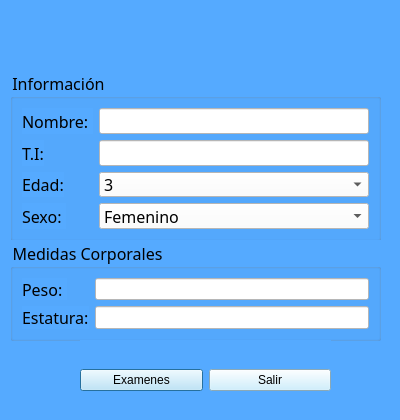
<?xml version="1.0" encoding="UTF-8"?>
<ui version="4.0">
 <class>Dialog</class>
 <widget class="QDialog" name="Dialog">
  <property name="geometry">
   <rect>
    <x>0</x>
    <y>0</y>
    <width>400</width>
    <height>420</height>
   </rect>
  </property>
  <property name="windowTitle">
   <string>Ingresar paciente</string>
  </property>
  <property name="styleSheet">
   <string notr="true">background-color: rgb(85, 170, 255);
font: 75 12pt &quot;Sitka Heading&quot;;</string>
  </property>
  <widget class="QGroupBox" name="groupBox">
   <property name="geometry">
    <rect>
     <x>10</x>
     <y>70</y>
     <width>371</width>
     <height>171</height>
    </rect>
   </property>
   <property name="font">
    <font>
     <family>Sitka Heading</family>
     <pointsize>12</pointsize>
     <weight>9</weight>
     <italic>false</italic>
     <bold>false</bold>
    </font>
   </property>
   <property name="title">
    <string>Información </string>
   </property>
   <layout class="QVBoxLayout" name="verticalLayout_3">
    <item>
     <layout class="QFormLayout" name="formLayout">
      <item row="0" column="0">
       <widget class="QLabel" name="label">
        <property name="font">
         <font>
          <family>Sitka Heading</family>
          <pointsize>12</pointsize>
          <weight>9</weight>
          <italic>false</italic>
          <bold>false</bold>
         </font>
        </property>
        <property name="text">
         <string>Nombre: </string>
        </property>
       </widget>
      </item>
      <item row="0" column="1">
       <widget class="QLineEdit" name="campo_nombre">
        <property name="enabled">
         <bool>true</bool>
        </property>
        <property name="font">
         <font>
          <family>Sitka Heading</family>
          <pointsize>12</pointsize>
          <weight>9</weight>
          <italic>false</italic>
          <bold>false</bold>
         </font>
        </property>
        <property name="styleSheet">
         <string notr="true">background-color: rgb(255, 255, 255);</string>
        </property>
       </widget>
      </item>
      <item row="1" column="0">
       <widget class="QLabel" name="label_2">
        <property name="font">
         <font>
          <family>Sitka Heading</family>
          <pointsize>12</pointsize>
          <weight>9</weight>
          <italic>false</italic>
          <bold>false</bold>
         </font>
        </property>
        <property name="text">
         <string>T.I:</string>
        </property>
       </widget>
      </item>
      <item row="1" column="1">
       <widget class="QLineEdit" name="campo_ti">
        <property name="font">
         <font>
          <family>Sitka Heading</family>
          <pointsize>12</pointsize>
          <weight>9</weight>
          <italic>false</italic>
          <bold>false</bold>
         </font>
        </property>
        <property name="styleSheet">
         <string notr="true">background-color: rgb(255, 255, 255);</string>
        </property>
       </widget>
      </item>
      <item row="2" column="0">
       <widget class="QLabel" name="label_7">
        <property name="font">
         <font>
          <family>Sitka Heading</family>
          <pointsize>12</pointsize>
          <weight>9</weight>
          <italic>false</italic>
          <bold>false</bold>
         </font>
        </property>
        <property name="text">
         <string>Edad:</string>
        </property>
       </widget>
      </item>
      <item row="3" column="0">
       <widget class="QLabel" name="label_8">
        <property name="font">
         <font>
          <family>Sitka Heading</family>
          <pointsize>12</pointsize>
          <weight>9</weight>
          <italic>false</italic>
          <bold>false</bold>
         </font>
        </property>
        <property name="text">
         <string>Sexo: </string>
        </property>
       </widget>
      </item>
      <item row="3" column="1">
       <widget class="QComboBox" name="campo_sexo">
        <property name="sizePolicy">
         <sizepolicy hsizetype="Preferred" vsizetype="Expanding">
          <horstretch>1</horstretch>
          <verstretch>1</verstretch>
         </sizepolicy>
        </property>
        <property name="maximumSize">
         <size>
          <width>16777215</width>
          <height>30</height>
         </size>
        </property>
        <property name="font">
         <font>
          <family>Sitka Heading</family>
          <pointsize>12</pointsize>
          <weight>9</weight>
          <italic>false</italic>
          <bold>false</bold>
         </font>
        </property>
        <property name="styleSheet">
         <string notr="true">background-color: rgb(255, 255, 255);</string>
        </property>
        <item>
         <property name="text">
          <string>Femenino</string>
         </property>
        </item>
        <item>
         <property name="text">
          <string>Masculino</string>
         </property>
        </item>
       </widget>
      </item>
      <item row="2" column="1">
       <widget class="QComboBox" name="campo_edad">
        <property name="sizePolicy">
         <sizepolicy hsizetype="Preferred" vsizetype="Expanding">
          <horstretch>1</horstretch>
          <verstretch>1</verstretch>
         </sizepolicy>
        </property>
        <property name="maximumSize">
         <size>
          <width>16777215</width>
          <height>30</height>
         </size>
        </property>
        <property name="font">
         <font>
          <family>Sitka Heading</family>
          <pointsize>12</pointsize>
          <weight>9</weight>
          <italic>false</italic>
          <bold>false</bold>
         </font>
        </property>
        <property name="styleSheet">
         <string notr="true">background-color: rgb(255, 255, 255);</string>
        </property>
        <item>
         <property name="text">
          <string>3</string>
         </property>
        </item>
        <item>
         <property name="text">
          <string>4</string>
         </property>
        </item>
        <item>
         <property name="text">
          <string>5</string>
         </property>
        </item>
        <item>
         <property name="text">
          <string>6</string>
         </property>
        </item>
        <item>
         <property name="text">
          <string>7</string>
         </property>
        </item>
        <item>
         <property name="text">
          <string>8</string>
         </property>
        </item>
        <item>
         <property name="text">
          <string>9</string>
         </property>
        </item>
        <item>
         <property name="text">
          <string>10</string>
         </property>
        </item>
        <item>
         <property name="text">
          <string>11</string>
         </property>
        </item>
        <item>
         <property name="text">
          <string>12</string>
         </property>
        </item>
        <item>
         <property name="text">
          <string>13</string>
         </property>
        </item>
        <item>
         <property name="text">
          <string>14</string>
         </property>
        </item>
        <item>
         <property name="text">
          <string>15</string>
         </property>
        </item>
        <item>
         <property name="text">
          <string>16</string>
         </property>
        </item>
        <item>
         <property name="text">
          <string>17</string>
         </property>
        </item>
       </widget>
      </item>
     </layout>
    </item>
   </layout>
  </widget>
  <widget class="QGroupBox" name="groupBox_2">
   <property name="geometry">
    <rect>
     <x>10</x>
     <y>240</y>
     <width>371</width>
     <height>101</height>
    </rect>
   </property>
   <property name="font">
    <font>
     <family>Sitka Heading</family>
     <pointsize>12</pointsize>
     <weight>9</weight>
     <italic>false</italic>
     <bold>false</bold>
    </font>
   </property>
   <property name="title">
    <string>Medidas Corporales</string>
   </property>
   <layout class="QVBoxLayout" name="verticalLayout_4">
    <item>
     <layout class="QFormLayout" name="formLayout_2">
      <item row="0" column="0">
       <widget class="QLabel" name="label_3">
        <property name="font">
         <font>
          <family>Sitka Heading</family>
          <pointsize>12</pointsize>
          <weight>9</weight>
          <italic>false</italic>
          <bold>false</bold>
         </font>
        </property>
        <property name="text">
         <string>Peso: </string>
        </property>
       </widget>
      </item>
      <item row="0" column="1">
       <widget class="QLineEdit" name="campo_peso">
        <property name="enabled">
         <bool>true</bool>
        </property>
        <property name="font">
         <font>
          <family>Sitka Heading</family>
          <pointsize>12</pointsize>
          <weight>9</weight>
          <italic>false</italic>
          <bold>false</bold>
         </font>
        </property>
        <property name="styleSheet">
         <string notr="true">background-color: rgb(255, 255, 255);</string>
        </property>
       </widget>
      </item>
      <item row="1" column="0">
       <widget class="QLabel" name="label_4">
        <property name="font">
         <font>
          <family>Sitka Heading</family>
          <pointsize>12</pointsize>
          <weight>9</weight>
          <italic>false</italic>
          <bold>false</bold>
         </font>
        </property>
        <property name="text">
         <string>Estatura:</string>
        </property>
       </widget>
      </item>
      <item row="1" column="1">
       <widget class="QLineEdit" name="campo_estatura">
        <property name="font">
         <font>
          <family>Sitka Heading</family>
          <pointsize>12</pointsize>
          <weight>9</weight>
          <italic>false</italic>
          <bold>false</bold>
         </font>
        </property>
        <property name="styleSheet">
         <string notr="true">background-color: rgb(255, 255, 255);</string>
        </property>
       </widget>
      </item>
     </layout>
    </item>
   </layout>
  </widget>
  <widget class="QWidget" name="horizontalLayoutWidget_2">
   <property name="geometry">
    <rect>
     <x>80</x>
     <y>340</y>
     <width>251</width>
     <height>80</height>
    </rect>
   </property>
   <layout class="QHBoxLayout" name="horizontalLayout_2">
    <item>
     <widget class="QPushButton" name="ingresar">
      <property name="styleSheet">
       <string notr="true">background-color: rgb(194, 236, 255);</string>
      </property>
      <property name="text">
       <string>Examenes</string>
      </property>
     </widget>
    </item>
    <item>
     <widget class="QPushButton" name="salir">
      <property name="styleSheet">
       <string notr="true">background-color: rgb(194, 236, 255);</string>
      </property>
      <property name="text">
       <string>Salir</string>
      </property>
     </widget>
    </item>
   </layout>
  </widget>
 </widget>
 <resources/>
 <connections/>
</ui>
